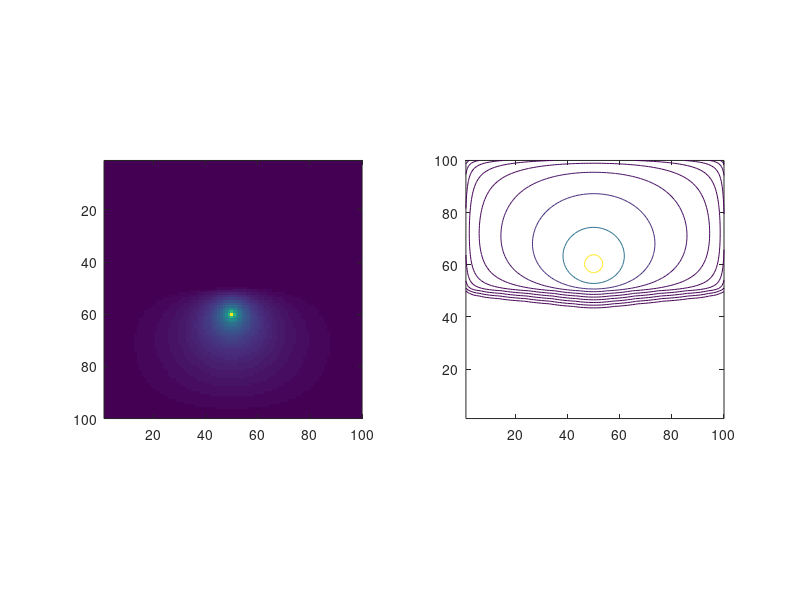

Recreate this plot in MATLAB.
% do some occupancy grid stuff
gridSize = 100; % 129 is the same as the WoSLaplace2D
n = gridSize*gridSize;


% Make a grid for occupancy of the profile
X = zeros(gridSize,gridSize);

% here is our scene (the walls which will be +ve)
lw = [[0.3, 0.3]; [0.3, 0.7]]*gridSize; % left wall
rw = [[0.7, 0.3]; [0.7, 0.7]]*gridSize; % right wall
tw = [[0.3, 0.3]; [0.7, 0.3]]*gridSize; % top wall
bw = [[0.45, 0.7]; [0.7, 0.7]]*gridSize; % bottom wall (has opening)
val = 1;    % set to 1

%X = drawline(X, lw(1:1,:), lw(2:2,:), val);
%X = drawline(X, rw(1:1,:), rw(2:2,:), val);
%X = drawline(X, bw(1:1,:), bw(2:2,:), val);
%X = drawline(X, tw(1:1,:), tw(2:2,:), val);

X(60,50) = val;


%imagesc(X);

% % lets draw lines around the outside that are -ve
% l = [[1, 1];[1,gridSize]];
% r = [[gridSize,1];[gridSize,gridSize]];
% b = [[1,1];[gridSize, 1]];
% t = [[1,gridSize];[gridSize,gridSize]];
% val = -1;   % set to -1
% 
% X = drawline(X, l(1:1,:), l(2:2,:), val);
% X = drawline(X, r(1:1,:), r(2:2,:), val);
% X = drawline(X, b(1:1,:), b(2:2,:), val);
% X = drawline(X, t(1:1,:), t(2:2,:), val);
% 
% imagesc(X);

rhsx = [];
C = [];
IX = @(i,j) (i-1)*gridSize+(j-1)+1;

for i = 1:gridSize    % row
    for j = 1:gridSize-1  % col
        if ( X(i,j) == 1 )
            rhsx = [rhsx; 1]; 
            crow = zeros(1,n);
            crow(1,IX(i,j)) = 1;
            C = [C; crow];      
        end
    end
end

% subplot(1,2,1)
% imagesc(X);
% axis equal;
% axis([1,gridSize,1,gridSize])

bdyConstraints = size(C,1); 
d = n + bdyConstraints;
S = sparse(d,d);

% http://12000.org/my_notes/mma_matlab_control/KERNEL/KEse82.htm
internalPoints=gridSize;
e   = ones(internalPoints,1);
spe = spdiags([e -2*e e], -1:1,internalPoints,internalPoints);
Iz  = speye(internalPoints);
S(1:n,1:n) = kron(Iz,spe)+kron(spe,Iz);

conductivity = ones(n,1);
conductivity(n/2:end) = 1000;
scale = spdiags(conductivity,0, n,n);

S(1:n,1:n)  =  (speye(n,n) - 1* scale * S(1:n,1:n)); 

S(n+1:end,1:n) = C;
S(1:n,n+1:end) = C';

rhsxx = [ zeros(n,1); rhsx ];

phix = S \ rhsxx;
%phix = conjgrad( S, rhsxx, 1e-8 );

norm(S*phix-rhsxx)

% reshape to draw in a grid
vx = reshape(phix(1:n),gridSize,gridSize)';

subplot(1,2,1);
imagesc(vx);
%imagesc(log(1.00001-vx));
axis equal;
axis([1,gridSize,1,gridSize])

subplot(1,2,2);
contour(vx, exp(-1:-1:-10))
axis equal;
axis([1,gridSize,1,gridSize])

